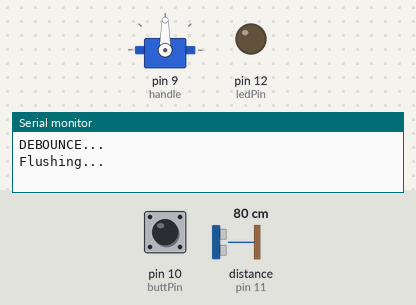
Simulated run of this sketch. Board: Arduino Uno, built with avr-gcc and run on an emulated ATmega328P. Shown: servo, output pins drawn as LEDs (lit = HIGH), the last lines printed to the serial monitor. Wiring (inferred from the names in the program): ultrasonic range finder: trigger pin 11; echo pin 11. Inputs (shaded band) come from the test bench; at power-on: distance to the obstacle (sensor on pin 11) 80 cm, pin 10 (buttPin) LOW. The echo pulse lasts 58.3 µs per cm.

Above: at 1.2 s.
1.3 s: distance to the obstacle (sensor on pin 11) set to 2 cm
At 6.1 s:
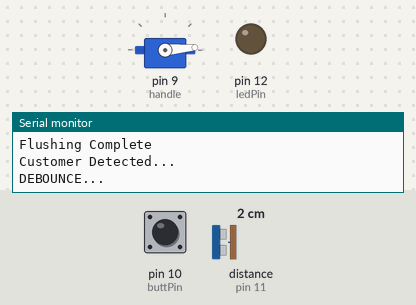
Timing chart, 0 to 7.8 s (numbered marks = the images above; inputs shaded):
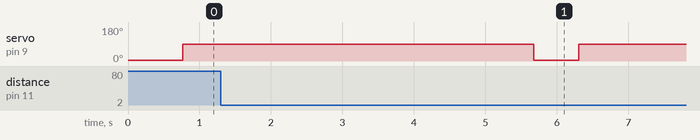

The sketch:

Flush.ino
```cpp
// (licence header left out)
/********************************************************
Flush

OBJECTIVE: to flush the toilet automaticly or whenever
           the button is pressed.

by Primo (with guidance from RocketRedNeck)

PROTOTYPE/BREADBOAD VERSION

current circut;
  PING))) sensor SIG pin to D11 (& +5v,gnd)
  1 pushbutton conected to D10 (& pull-up 10K resistor,
  +5v,gnd(conector must be on resistor side...))
  1 led conected to D12 (& 330 resistor,gnd)
  1 servo conected to D9 (& +5v,gnd){power requirements
  will vary toilet to toilet}

********************************************************/
//global variables.......................................
const int pingPin = 11;  //PING)))
const int ledPin = 12;  //led
const int buttPin = 10;  //button
unsigned int duration, inches, button ;  //nonvalued
                                         //variables,
                                         //space for
                                         //numeric values

#include <Servo.h>  //the servo files
Servo handle;  // give a name to the servo,handle
int pos =5;  //tell Arduino what angle to start at

void setup()    // the first thing done once, for comands
                // to setup some states for void loop
{
  Serial.begin(9600);  //establish Serial conection at
                       //9600 Baud rate
  pinMode (buttPin, INPUT);  //set button to input
  pinMode (ledPin, OUTPUT);  //set led to output
  handle.attach(9);  //"attach" the handle,er,servo to pin
                     //9

  handle.write(pos);
}

int averageDistance_inches(int numSamples)  //make a function
{
  pinMode(pingPin, OUTPUT);          // Set pin to OUTPUT
  digitalWrite(pingPin, LOW);        // Ensure pin is low
  delayMicroseconds(2);

  unsigned int duration = 0;
  unsigned int inches = 0;
  for (int i = 0; i < numSamples; ++i) // loop the sample count to
                                       // average
  {
    pinMode(pingPin, OUTPUT);          // Set pin to OUTPUT
    digitalWrite(pingPin, HIGH);       // Start ranging
    delayMicroseconds(10);             //   with 10 microsecond burst
    digitalWrite(pingPin, LOW);        // End ranging

    pinMode(pingPin, INPUT);           // Set pin to INPUT
    duration = pulseIn(pingPin, HIGH); // Read echo pulse
    inches += duration / 74 / 2;        // Convert to inches

    // Set this loop up to sample as quickly as possible
    // Speed of sound is slightly under 1000 ft/s
    // Sensor range is between 0 and 10 feet which means
    // that we need to sample no faster than every 10 ms
    // to avoid overlapping pulses. We will sample every
    // 20 ms to be certain that we have waited long enough
    delay(20);		               // Short delay
  }

  return inches/numSamples;  // return the distance to the loop when
                              // the function is called
}

enum States
{
  WAITING_FOR_CUSTOMER,
  CUSTOMER_DETECTED,
  WAITING_FOR_CUSTOMER_TO_LEAVE,
  EMPTY_STALL_DETECTED,
  FLUSHING,
  DEBOUNCE
};
//states for the switch_case

States currentState = WAITING_FOR_CUSTOMER; //because we are
States prevState = currentState;    //used if button is pressed
long stateTime_ms = 0;
long buttTime_ms = 0;
const long MIN_PRESENT_TIME_MS   = 3000;  //how long customer must be
                                          //present to know they're
                                          //actualy here..............
const long MIN_DEPARTURE_TIME_MS = 5000;  //how long customer must be
                                          //gone to know they're
                                          //actualy gone..............
const long MIN_FLUSH_TIME_MS     = 5000;  //how long it takes to flush
const int MAX_PRESENT_DISTANCE_INCHES = 24; //have to be this close to
                                            //be here
const int MIN_DEPARTURE_DISTANCE_INCHES = 60; //have to be this far to
                                              //be gone
const long MIN_BUTT_TIME = 100;           //how long button must be
                                          //pressed

void loop()     //  loop will be repeated FOR-E-VER.
{
  int currentDistance_inches = averageDistance_inches(10);  //call that
                                                            //command
                                                            //again
  button = digitalRead(buttPin);    //read the button
  button =! button;                 //reverse because it's pull-up
  switch (currentState)    //switch :case,case,case.
  {
    case WAITING_FOR_CUSTOMER:
    {
      digitalWrite(ledPin,LOW);  //off
      if (currentDistance_inches < MAX_PRESENT_DISTANCE_INCHES)
      {
         stateTime_ms = millis();  //record time
         currentState = CUSTOMER_DETECTED;  //new state
         Serial.print("Customer Detected...\n");  //print
      }  //i see customer

      if (button == HIGH)
      {
        buttTime_ms = millis();
        prevState = currentState;  //in case of faulty butt jiggles
        currentState = DEBOUNCE;
      }
      break;  //end of case 1
    }
    case CUSTOMER_DETECTED:
    {
      if (currentDistance_inches < MAX_PRESENT_DISTANCE_INCHES)
      {
         if (millis() - stateTime_ms > MIN_PRESENT_TIME_MS)
         {
           // Customer has been present for minimum required time
           stateTime_ms = millis();
           currentState = WAITING_FOR_CUSTOMER_TO_LEAVE;
           Serial.print("Waiting for Customer to Leave...\n");
           digitalWrite(ledPin,HIGH);  //on
         }
      }
      else  //if not as above,do below
      {
         stateTime_ms = millis();
         currentState = WAITING_FOR_CUSTOMER;
         Serial.print("False Alarm... No Customer\n");
         digitalWrite(ledPin,LOW);
       }

      if (button == HIGH)
      {
        buttTime_ms = millis();
        prevState = currentState;
        currentState = DEBOUNCE;
      }
      break;  //end case 2
    }
    case WAITING_FOR_CUSTOMER_TO_LEAVE:
    {
      if (currentDistance_inches > MIN_DEPARTURE_DISTANCE_INCHES)
      {
        stateTime_ms = millis();
        currentState = EMPTY_STALL_DETECTED;
        Serial.print("Empty Stall...\n");
      }

      if (button == HIGH)
      {
        buttTime_ms = millis();
        prevState = currentState;
        currentState = DEBOUNCE;
      }
      break;  //end case 3
    }
    case EMPTY_STALL_DETECTED:
    {
      if (currentDistance_inches > MIN_DEPARTURE_DISTANCE_INCHES)
      {
         if (millis() - stateTime_ms > MIN_DEPARTURE_TIME_MS)
         {
           // Stall has been empty for required time
           stateTime_ms = millis();
           currentState = FLUSHING;
           Serial.print("Flushing...\n");
           digitalWrite(ledPin,LOW);
         }
      }
      else
      {
         stateTime_ms = millis();
         currentState = WAITING_FOR_CUSTOMER_TO_LEAVE;
         Serial.print("False Alarm...Customer Still Here\n");
         digitalWrite(ledPin,HIGH);

      }

      if (button == HIGH)
      {
        buttTime_ms = millis();
        prevState = currentState;
        currentState = DEBOUNCE;
      }
      break;  //end case 4
    }
    case FLUSHING:
    {
       if (millis() - stateTime_ms > MIN_FLUSH_TIME_MS)
       {
         // Flush has completed
         pos=5;  //set servo angle to 5 degres
         handle.write(pos);  //write it to that
         stateTime_ms = millis();
         currentState = WAITING_FOR_CUSTOMER;
         Serial.print("Flushing Complete\n\n");
         //Serial.println(button);
       }
       else
       {
         pos=90;
         handle.write(pos);
       }
       //Serial.println(pos);
       break;  //end case 5
    }
    case DEBOUNCE:
    {
     Serial.print("DEBOUNCE...\n\n");
     if (((millis() - buttTime_ms) >= MIN_BUTT_TIME) &&
         (button == HIGH))
     {
      currentState = FLUSHING;
      Serial.print("Flushing...\n");
     }
      else if (((millis() - buttTime_ms) < MIN_BUTT_TIME) &&
         ( button == HIGH))  //if not as above, but like this(), do below
     {
     }
      else
     {
      currentState = prevState;
      digitalWrite(ledPin,LOW);
     }
     stateTime_ms=millis();

  } // end switch on current state
}
}
```
